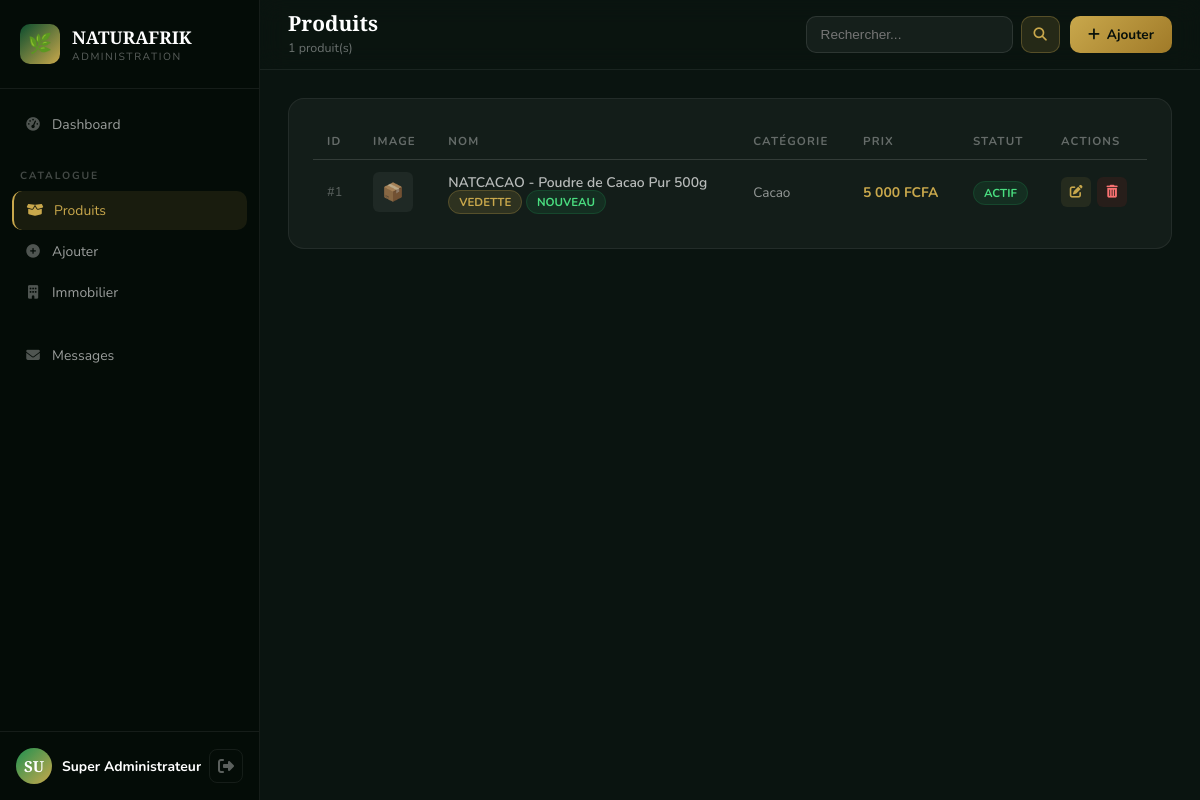
The page /admin/products/index.php (signed in) on the database its author committed.
### tables this page shows
CREATE TABLE IF NOT EXISTS `products` (
  `id`                INT(11)        NOT NULL AUTO_INCREMENT,
  `name`              VARCHAR(200)   NOT NULL,
  `slug`              VARCHAR(200)   NOT NULL,
  `short_description` VARCHAR(500)   DEFAULT NULL,
  `description`       LONGTEXT       DEFAULT NULL,
  `price`             DECIMAL(15,2)  DEFAULT NULL,
  `price_max`         DECIMAL(15,2)  DEFAULT NULL,
  `price_unit`        VARCHAR(50)    DEFAULT 'kg',
  `currency`          VARCHAR(10)    DEFAULT 'XAF',
  `category_id`       INT(11)        NOT NULL,
  `main_image`        VARCHAR(255)   DEFAULT NULL,
  `gallery`           TEXT           DEFAULT NULL,
  `stock_quantity`    INT(11)        DEFAULT 0,
  `min_order`         INT(11)        DEFAULT 1,
  `min_order_unit`    VARCHAR(50)    DEFAULT 'kg',
  `weight`            VARCHAR(50)    DEFAULT NULL,
  `origin`            VARCHAR(100)   DEFAULT NULL,
  `certification`     VARCHAR(200)   DEFAULT NULL,
  `specifications`    TEXT           DEFAULT NULL,
  `tags`              VARCHAR(500)   DEFAULT NULL,
  `is_featured`       TINYINT(1)     DEFAULT 0,
  `is_new`            TINYINT(1)     DEFAULT 0,
  `is_active`         TINYINT(1)     DEFAULT 1,
  `views`             INT(11)        DEFAULT 0,
  `created_at`        TIMESTAMP      NOT NULL DEFAULT CURRENT_TIMESTAMP,
  `updated_at`        TIMESTAMP      NOT NULL DEFAULT CURRENT_TIMESTAMP ON UPDATE CURRENT_TIMESTAMP,
  PRIMARY KEY (`id`),
  UNIQUE KEY `slug` (`slug`),
  KEY `category_id` (`category_id`),
  KEY `is_featured` (`is_featured`),
  KEY `is_active` (`is_active`),
  FULLTEXT KEY `search_index` (`name`, `short_description`, `tags`),
  CONSTRAINT `fk_product_category` FOREIGN KEY (`category_id`) REFERENCES `categories`(`id`) ON DELETE RESTRICT
);

CREATE TABLE IF NOT EXISTS `categories` (
  `id`            INT(11)      NOT NULL AUTO_INCREMENT,
  `name`          VARCHAR(150) NOT NULL,
  `slug`          VARCHAR(150) NOT NULL,
  `description`   TEXT         DEFAULT NULL,
  `icon`          VARCHAR(100) DEFAULT NULL,
  `image_path`    VARCHAR(255) DEFAULT NULL,
  `section`       ENUM('produits','immobilier','agriculture','matieres_premieres') NOT NULL,
  `parent_id`     INT(11)      DEFAULT NULL,
  `display_order` INT(11)      DEFAULT 0,
  `is_active`     TINYINT(1)   DEFAULT 1,
  `created_at`    TIMESTAMP    NOT NULL DEFAULT CURRENT_TIMESTAMP,
  PRIMARY KEY (`id`),
  UNIQUE KEY `slug` (`slug`),
  KEY `section` (`section`),
  KEY `parent_id` (`parent_id`)
);

### includes/functions.php (called while the page is built, shortened)
<?php
require_once __DIR__ . '/db.php';
function csrf_token(): string {
    return $_SESSION[CSRF_TOKEN_NAME];
}
function e(string $str): string {
    return htmlspecialchars($str, ENT_QUOTES | ENT_HTML5, 'UTF-8');
}
function sanitize(string $str): string {
    return trim(strip_tags($str));
}
function sanitize_int($val): int {
    return (int) filter_var($val, FILTER_SANITIZE_NUMBER_INT);
}
function format_price(float $price, string $currency = 'XAF'): string {
    if ($currency === 'XAF') {
        return number_format($price, 0, ',', ' ') . ' FCFA';
    }
    return number_format($price, 2, ',', ' ') . ' ' . $currency;
}
function truncate(string $text, int $length = 150): string {
    if (mb_strlen($text) <= $length) return $text;
    return mb_substr($text, 0, $length) . '…';
}

### includes/db.php (called while the page is built, shortened)
<?php
class Database {
    private static ?PDO $instance = null;
    public static function getConnection(): ?PDO {
        if (self::$instance === null) {
            try {
                $port = defined('DB_PORT') ? DB_PORT : '3306';
                $dsn = sprintf(
                    'mysql:host=%s;port=%s;dbname=%s;charset=%s',
                    DB_HOST, $port, DB_NAME, DB_CHARSET
                );
                $options = [
                    PDO::ATTR_ERRMODE            => PDO::ERRMODE_EXCEPTION,
                    PDO::ATTR_DEFAULT_FETCH_MODE => PDO::FETCH_ASSOC,
                    PDO::ATTR_EMULATE_PREPARES   => false,
                    PDO::MYSQL_ATTR_INIT_COMMAND => "SET NAMES utf8mb4 COLLATE utf8mb4_unicode_ci",
                ];
                self::$instance = new PDO($dsn, DB_USER, DB_PASS, $options);
            } catch (PDOException $e) {
                error_log('DB Connection Error: ' . $e->getMessage());
                self::$instance = null;
                return null;
            }
        }
        return self::$instance;
    }
}
function db(): ?PDO {
    return Database::getConnection();
}

### admin/products/index.php (the view, shortened to what this page needs)
<?php
require_once dirname(dirname(__DIR__)) . '/includes/functions.php';
$page  = max(1, sanitize_int($_GET['page'] ?? 1));
$limit = 20;
$offset = ($page - 1) * $limit;
$search = sanitize($_GET['q'] ?? '');
$products = [];
$total    = 0;
try {
    $where = $search ? 'WHERE p.name LIKE ?' : '';
    $params = $search ? ["%$search%"] : [];
    $stmt = db()->prepare("SELECT p.*, c.name AS cat FROM products p LEFT JOIN categories c ON p.category_id = c.id $where ORDER BY p.created_at DESC LIMIT $limit OFFSET $offset");
    $stmt->execute($params);
    $products = $stmt->fetchAll();
    $stmt2 = db()->prepare("SELECT COUNT(*) FROM products p $where");
    $stmt2->execute($params);
    $total = (int)$stmt2->fetchColumn();
} catch (Exception $e) {}
?>
<!DOCTYPE html>
<html lang="fr">
<head>
  <link rel="stylesheet" href="https://cdnjs.cloudflare.com/ajax/libs/font-awesome/6.5.0/css/all.min.css">
  <link rel="stylesheet" href="<?= SITE_URL ?>/admin/css/admin.css">
</head>
<body class="admin-body">
<aside class="admin-sidebar" id="adminSidebar">
  <div class="sidebar-logo">
    <div class="sidebar-logo-icon">🌿</div>
    <div><div class="sidebar-brand">NATURAFRIK</div><div class="sidebar-admin">Administration</div></div>
  </div>
  <nav class="sidebar-nav">
    <div class="nav-group">
      <a href="../dashboard.php" class="sidebar-link"><i class="fas fa-tachometer-alt"></i> Dashboard</a>
    </div>
    <div class="nav-group">
      <div class="nav-group-title">Catalogue</div>
      <a href="index.php" class="sidebar-link active"><i class="fas fa-box-open"></i> Produits</a>
      <a href="add.php" class="sidebar-link"><i class="fas fa-plus-circle"></i> Ajouter</a>
      <a href="../realestate/index.php" class="sidebar-link"><i class="fas fa-building"></i> Immobilier</a>
    </div>
    <div class="nav-group">
      <a href="../messages/index.php" class="sidebar-link"><i class="fas fa-envelope"></i> Messages</a>
    </div>
  </nav>
  <div class="sidebar-footer">
    <div class="admin-user-info">
      <div class="admin-avatar"><?= strtoupper(substr($_SESSION['admin_name'] ?? 'A', 0, 2)) ?></div>
      <div><div class="admin-name"><?= e($_SESSION['admin_name'] ?? '') ?></div></div>
    </div>
    <a href="../logout.php" class="btn-logout"><i class="fas fa-sign-out-alt"></i></a>
  </div>
</aside>
<main class="admin-main">
  <header class="admin-topbar">
    <div class="topbar-title"><h1>Produits</h1><span><?= $total ?> produit(s)</span></div>
    <div class="topbar-actions">
      <form method="GET" style="display:flex;gap:8px;">
        <input type="text" name="q" value="<?= e($search) ?>" placeholder="Rechercher..." style="padding:8px 14px;border-radius:10px;border:1px solid rgba(255,255,255,.1);background:rgba(255,255,255,.05);color:white;font-size:.85rem;outline:none;">
        <button type="submit" style="padding:8px 12px;border-radius:10px;background:rgba(201,168,76,.15);color:var(--gold);border:1px solid rgba(201,168,76,.3);cursor:pointer;"><i class="fas fa-search"></i></button>
      </form>
      <a href="add.php" class="topbar-cta"><i class="fas fa-plus"></i> Ajouter</a>
    </div>
  </header>
  <div class="admin-content">
    <div class="admin-section">
      <?php if (!empty($products)): ?>
      <div class="admin-table-wrap">
        <table class="admin-table">
          <thead>
            <tr>
              <th>ID</th>
              <th>Image</th>
              <th>Nom</th>
              <th>Catégorie</th>
              <th>Prix</th>
              <th>Statut</th>
              <th>Actions</th>
            </tr>
          </thead>
          <tbody>
            <?php foreach ($products as $p): ?>
            <tr>
              <td style="color:rgba(255,255,255,.3);font-size:.8rem;">#<?= $p['id'] ?></td>
              <td>
                <?php if (!empty($p['main_image'])): ?>
                <img src="<?= product_image_url($p['main_image']) ?>" style="width:40px;height:40px;object-fit:cover;border-radius:6px;">
                <?php else: ?>
                <div style="width:40px;height:40px;border-radius:6px;background:rgba(255,255,255,.05);display:flex;align-items:center;justify-content:center;font-size:1.1rem;">📦</div>
                <?php endif; ?>
              </td>
              <td>
                <div style="font-weight:600;"><?= e(truncate($p['name'], 40)) ?></div>
                <?php if ($p['is_featured']): ?><span class="status-badge status-featured">Vedette</span><?php endif; ?>
                <?php if ($p['is_new']): ?><span class="status-badge" style="background:rgba(30,144,80,.15);color:#4ade80;border:1px solid rgba(30,144,80,.25);">Nouveau</span><?php endif; ?>
              </td>
              <td style="color:rgba(255,255,255,.55);font-size:.85rem;"><?= e($p['cat'] ?? '-') ?></td>
              <td style="color:var(--gold);font-weight:700;"><?= $p['price'] ? format_price($p['price'], $p['currency']) : '<span style="color:rgba(255,255,255,.3);">Sur demande</span>' ?></td>
              <td><span class="status-badge <?= $p['is_active'] ? 'status-active' : 'status-inactive' ?>"><?= $p['is_active'] ? 'Actif' : 'Inactif' ?></span></td>
              <td>
                <div class="table-actions">
                  <a href="edit.php?id=<?= $p['id'] ?>" class="action-btn action-edit" title="Modifier"><i class="fas fa-edit"></i></a>
                  <a href="index.php?delete=<?= $p['id'] ?>&<?= CSRF_TOKEN_NAME ?>=<?= csrf_token() ?>" class="action-btn action-delete" title="Supprimer" onclick="return confirm('Supprimer ce produit définitivement ?')"><i class="fas fa-trash-alt"></i></a>
                </div>
              </td>
            </tr>
            <?php endforeach; ?>
          </tbody>
        </table>
      </div>
      <?php endif; ?>
    </div>
  </div>
</main>
</body>
</html>

### rows shown on the page
products: id "1", name "NATCACAO - Poudre de Cacao Pur 500g", is_featured "VEDETTE", is_new "NOUVEAU", category.name "Cacao", format_price($p['price'], $p['currency']) "5 000 FCFA", is_active "ACTIF"

### other values the page prints
substr($_SESSION['admin_name'] ?? 'A', 0, 2) "SU"
$_SESSION['admin_name'] "Super Administrateur"
$total "1"
